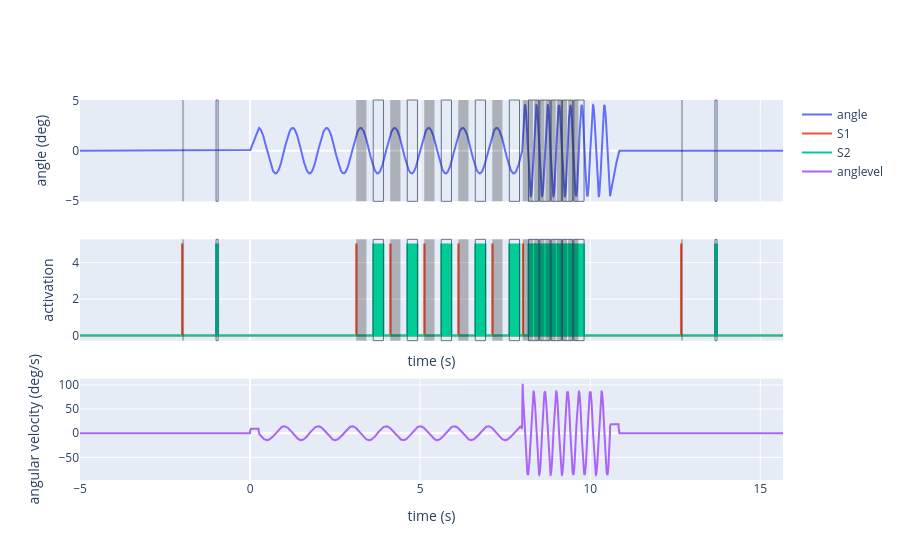

Notebook source saved alongside this figure:
### Markdown cell above
and plot them:

### Code cell
fig = make_subplots(rows = 3, cols = 1,
                   shared_xaxes=True)
fig.add_trace(
    go.Scatter(x = t, y = angle, mode="lines", name="angle"),
    row=1, col=1)

for onoff in Lonoff:
    fig.add_vrect(x0 = onoff[0], x1=onoff[1], fillcolor="black", opacity=0.25, line_width=0,
                      row=1, col=1)

for onoff in Ronoff:
    fig.add_vrect(x0 = onoff[0], x1=onoff[1], opacity=0.7, line_width=1,
                      row=1, col=1)

fig.update_yaxes(title_text = "angle (deg)", row=1)

fig.add_trace(
    go.Scatter(x = t, y = S1actcmd, mode="lines", name="S1"),
    row=2, col=1)
fig.add_trace(
    go.Scatter(x = t, y = S2actcmd, mode="lines", name="S2"),
    row=2, col=1)

for onoff in Lonoff:
    fig.add_vrect(x0 = onoff[0], x1=onoff[1], fillcolor="black", opacity=0.25, line_width=0,
                      row=2, col=1)

for onoff in Ronoff:
    fig.add_vrect(x0 = onoff[0], x1=onoff[1], opacity=0.7, line_width=1,
                      row=2, col=1)

fig.update_yaxes(title_text = "activation", row=2)
fig.update_xaxes(title_text = "time (s)", row=2)

fig.add_trace(
    go.Scatter(x = t, y = anglevel, mode="lines", name="anglevel"),
    row=3, col=1)

fig.update_yaxes(title_text = "angular velocity (deg/s)", row=3)
fig.update_xaxes(title_text = "time (s)", row=3)

### Figure 1 — Plotly figure (JSON) as saved in the notebook; plotly's stock layout.template omitted (floating-point values rounded to 4 significant figures; data arrays with more than 128 entries replaced by an {"elided": "..."} marker saying what was removed)
{"data": [{"mode": "lines", "name": "angle", "type": "scatter", "x": {"elided": "20667 float values"}, "xaxis": "x", "y": {"elided": "20667 float values"}, "yaxis": "y"}, {"mode": "lines", "name": "S1", "type": "scatter", "x": {"elided": "20667 float values"}, "xaxis": "x2", "y": {"elided": "20667 int values"}, "yaxis": "y2"}, {"mode": "lines", "name": "S2", "type": "scatter", "x": {"elided": "20667 float values"}, "xaxis": "x2", "y": {"elided": "20667 int values"}, "yaxis": "y2"}, {"mode": "lines", "name": "anglevel", "type": "scatter", "x": {"elided": "20667 float values"}, "xaxis": "x3", "y": {"elided": "20667 float values"}, "yaxis": "y3"}], "layout": {"shapes": [{"fillcolor": "black", "line": {"width": 0}, "opacity": 0.25, "type": "rect", "x0": 3.12, "x1": 3.42, "xref": "x", "y0": 0, "y1": 1, "yref": "y domain"}, {"fillcolor": "black", "line": {"width": 0}, "opacity": 0.25, "type": "rect", "x0": 4.12, "x1": 4.42, "xref": "x", "y0": 0, "y1": 1, "yref": "y domain"}, {"fillcolor": "black", "line": {"width": 0}, "opacity": 0.25, "type": "rect", "x0": 5.12, "x1": 5.42, "xref": "x", "y0": 0, "y1": 1, "yref": "y domain"}, {"fillcolor": "black", "line": {"width": 0}, "opacity": 0.25, "type": "rect", "x0": 6.12, "x1": 6.42, "xref": "x", "y0": 0, "y1": 1, "yref": "y domain"}, {"fillcolor": "black", "line": {"width": 0}, "opacity": 0.25, "type": "rect", "x0": 7.12, "x1": 7.42, "xref": "x", "y0": 0, "y1": 1, "yref": "y domain"}, {"fillcolor": "black", "line": {"width": 0}, "opacity": 0.25, "type": "rect", "x0": 8.017, "x1": 8.317, "xref": "x", "y0": 0, "y1": 1, "yref": "y domain"}, {"fillcolor": "black", "line": {"width": 0}, "opacity": 0.25, "type": "rect", "x0": 8.351, "x1": 8.651, "xref": "x", "y0": 0, "y1": 1, "yref": "y domain"}, {"fillcolor": "black", "line": {"width": 0}, "opacity": 0.25, "type": "rect", "x0": 8.684, "x1": 8.984, "xref": "x", "y0": 0, "y1": 1, "yref": "y domain"}, {"fillcolor": "black", "line": {"width": 0}, "opacity": 0.25, "type": "rect", "x0": 9.017, "x1": 9.317, "xref": "x", "y0": 0, "y1": 1, "yref": "y domain"}, {"fillcolor": "black", "line": {"width": 0}, "opacity": 0.25, "type": "rect", "x0": 9.351, "x1": 9.651, "xref": "x", "y0": 0, "y1": 1, "yref": "y domain"}, {"fillcolor": "black", "line": {"width": 0}, "opacity": 0.25, "type": "rect", "x0": -2, "x1": -1.94, "xref": "x", "y0": 0, "y1": 1, "yref": "y domain"}, {"fillcolor": "black", "line": {"width": 0}, "opacity": 0.25, "type": "rect", "x0": 12.67, "x1": 12.73, "xref": "x", "y0": 0, "y1": 1, "yref": "y domain"}, {"line": {"width": 1}, "opacity": 0.7, "type": "rect", "x0": 3.62, "x1": 3.92, "xref": "x", "y0": 0, "y1": 1, "yref": "y domain"}, {"line": {"width": 1}, "opacity": 0.7, "type": "rect", "x0": 4.62, "x1": 4.92, "xref": "x", "y0": 0, "y1": 1, "yref": "y domain"}, {"line": {"width": 1}, "opacity": 0.7, "type": "rect", "x0": 5.62, "x1": 5.92, "xref": "x", "y0": 0, "y1": 1, "yref": "y domain"}, {"line": {"width": 1}, "opacity": 0.7, "type": "rect", "x0": 6.62, "x1": 6.92, "xref": "x", "y0": 0, "y1": 1, "yref": "y domain"}, {"line": {"width": 1}, "opacity": 0.7, "type": "rect", "x0": 7.62, "x1": 7.92, "xref": "x", "y0": 0, "y1": 1, "yref": "y domain"}, {"line": {"width": 1}, "opacity": 0.7, "type": "rect", "x0": 8.184, "x1": 8.484, "xref": "x", "y0": 0, "y1": 1, "yref": "y domain"}, {"line": {"width": 1}, "opacity": 0.7, "type": "rect", "x0": 8.518, "x1": 8.818, "xref": "x", "y0": 0, "y1": 1, "yref": "y domain"}, {"line": {"width": 1}, "opacity": 0.7, "type": "rect", "x0": 8.851, "x1": 9.151, "xref": "x", "y0": 0, "y1": 1, "yref": "y domain"}, {"line": {"width": 1}, "opacity": 0.7, "type": "rect", "x0": 9.184, "x1": 9.484, "xref": "x", "y0": 0, "y1": 1, "yref": "y domain"}, {"line": {"width": 1}, "opacity": 0.7, "type": "rect", "x0": 9.518, "x1": 9.818, "xref": "x", "y0": 0, "y1": 1, "yref": "y domain"}, {"line": {"width": 1}, "opacity": 0.7, "type": "rect", "x0": -1, "x1": -0.94, "xref": "x", "y0": 0, "y1": 1, "yref": "y domain"}, {"line": {"width": 1}, "opacity": 0.7, "type": "rect", "x0": 13.67, "x1": 13.73, "xref": "x", "y0": 0, "y1": 1, "yref": "y domain"}, {"fillcolor": "black", "line": {"width": 0}, "opacity": 0.25, "type": "rect", "x0": 3.12, "x1": 3.42, "xref": "x2", "y0": 0, "y1": 1, "yref": "y2 domain"}, {"fillcolor": "black", "line": {"width": 0}, "opacity": 0.25, "type": "rect", "x0": 4.12, "x1": 4.42, "xref": "x2", "y0": 0, "y1": 1, "yref": "y2 domain"}, {"fillcolor": "black", "line": {"width": 0}, "opacity": 0.25, "type": "rect", "x0": 5.12, "x1": 5.42, "xref": "x2", "y0": 0, "y1": 1, "yref": "y2 domain"}, {"fillcolor": "black", "line": {"width": 0}, "opacity": 0.25, "type": "rect", "x0": 6.12, "x1": 6.42, "xref": "x2", "y0": 0, "y1": 1, "yref": "y2 domain"}, {"fillcolor": "black", "line": {"width": 0}, "opacity": 0.25, "type": "rect", "x0": 7.12, "x1": 7.42, "xref": "x2", "y0": 0, "y1": 1, "yref": "y2 domain"}, {"fillcolor": "black", "line": {"width": 0}, "opacity": 0.25, "type": "rect", "x0": 8.017, "x1": 8.317, "xref": "x2", "y0": 0, "y1": 1, "yref": "y2 domain"}, {"fillcolor": "black", "line": {"width": 0}, "opacity": 0.25, "type": "rect", "x0": 8.351, "x1": 8.651, "xref": "x2", "y0": 0, "y1": 1, "yref": "y2 domain"}, {"fillcolor": "black", "line": {"width": 0}, "opacity": 0.25, "type": "rect", "x0": 8.684, "x1": 8.984, "xref": "x2", "y0": 0, "y1": 1, "yref": "y2 domain"}, {"fillcolor": "black", "line": {"width": 0}, "opacity": 0.25, "type": "rect", "x0": 9.017, "x1": 9.317, "xref": "x2", "y0": 0, "y1": 1, "yref": "y2 domain"}, {"fillcolor": "black", "line": {"width": 0}, "opacity": 0.25, "type": "rect", "x0": 9.351, "x1": 9.651, "xref": "x2", "y0": 0, "y1": 1, "yref": "y2 domain"}, {"fillcolor": "black", "line": {"width": 0}, "opacity": 0.25, "type": "rect", "x0": -2, "x1": -1.94, "xref": "x2", "y0": 0, "y1": 1, "yref": "y2 domain"}, {"fillcolor": "black", "line": {"width": 0}, "opacity": 0.25, "type": "rect", "x0": 12.67, "x1": 12.73, "xref": "x2", "y0": 0, "y1": 1, "yref": "y2 domain"}, {"line": {"width": 1}, "opacity": 0.7, "type": "rect", "x0": 3.62, "x1": 3.92, "xref": "x2", "y0": 0, "y1": 1, "yref": "y2 domain"}, {"line": {"width": 1}, "opacity": 0.7, "type": "rect", "x0": 4.62, "x1": 4.92, "xref": "x2", "y0": 0, "y1": 1, "yref": "y2 domain"}, {"line": {"width": 1}, "opacity": 0.7, "type": "rect", "x0": 5.62, "x1": 5.92, "xref": "x2", "y0": 0, "y1": 1, "yref": "y2 domain"}, {"line": {"width": 1}, "opacity": 0.7, "type": "rect", "x0": 6.62, "x1": 6.92, "xref": "x2", "y0": 0, "y1": 1, "yref": "y2 domain"}, {"line": {"width": 1}, "opacity": 0.7, "type": "rect", "x0": 7.62, "x1": 7.92, "xref": "x2", "y0": 0, "y1": 1, "yref": "y2 domain"}, {"line": {"width": 1}, "opacity": 0.7, "type": "rect", "x0": 8.184, "x1": 8.484, "xref": "x2", "y0": 0, "y1": 1, "yref": "y2 domain"}, {"line": {"width": 1}, "opacity": 0.7, "type": "rect", "x0": 8.518, "x1": 8.818, "xref": "x2", "y0": 0, "y1": 1, "yref": "y2 domain"}, {"line": {"width": 1}, "opacity": 0.7, "type": "rect", "x0": 8.851, "x1": 9.151, "xref": "x2", "y0": 0, "y1": 1, "yref": "y2 domain"}, {"line": {"width": 1}, "opacity": 0.7, "type": "rect", "x0": 9.184, "x1": 9.484, "xref": "x2", "y0": 0, "y1": 1, "yref": "y2 domain"}, {"line": {"width": 1}, "opacity": 0.7, "type": "rect", "x0": 9.518, "x1": 9.818, "xref": "x2", "y0": 0, "y1": 1, "yref": "y2 domain"}, {"line": {"width": 1}, "opacity": 0.7, "type": "rect", "x0": -1, "x1": -0.94, "xref": "x2", "y0": 0, "y1": 1, "yref": "y2 domain"}, {"line": {"width": 1}, "opacity": 0.7, "type": "rect", "x0": 13.67, "x1": 13.73, "xref": "x2", "y0": 0, "y1": 1, "yref": "y2 domain"}], "xaxis": {"anchor": "y", "domain": [0, 1], "matches": "x3", "showticklabels": false}, "xaxis2": {"anchor": "y2", "domain": [0, 1], "matches": "x3", "showticklabels": false, "title": {"text": "time (s)"}}, "xaxis3": {"anchor": "y3", "domain": [0, 1], "title": {"text": "time (s)"}}, "yaxis": {"anchor": "x", "domain": [0.7333, 1], "title": {"text": "angle (deg)"}}, "yaxis2": {"anchor": "x2", "domain": [0.3667, 0.6333], "title": {"text": "activation"}}, "yaxis3": {"anchor": "x3", "domain": [0, 0.2667], "title": {"text": "angular velocity (deg/s)"}}}}
